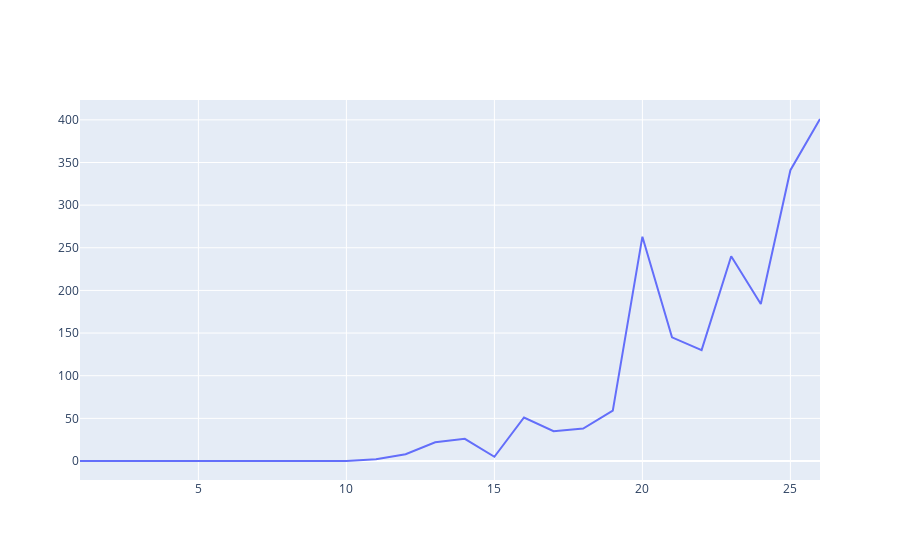

Notebook code for this chart:
### Markdown cell above
## Increase of confirmed cases per day.

### Code cell
py.iplot([{"x": m, "y": res}])

### Figure 1 — Plotly figure (JSON) as saved in the notebook; plotly's stock layout.template omitted (floating-point values rounded to 4 significant figures)
{"data": [{"type": "scatter", "x": [1, 2, 3, 4, 5, 6, 7, 8, 9, 10, 11, 12, 13, 14, 15, 16, 17, 18, 19, 20, 21, 22, 23, 24, 25, 26, 27], "y": [0, 0, 0, 0, 0, 0, 0, 0, 0, 0, 2, 8, 22, 26, 5, 51, 35, 38, 59, 263, 145, 130, 240, 184, 341, 401]}], "layout": {}}
